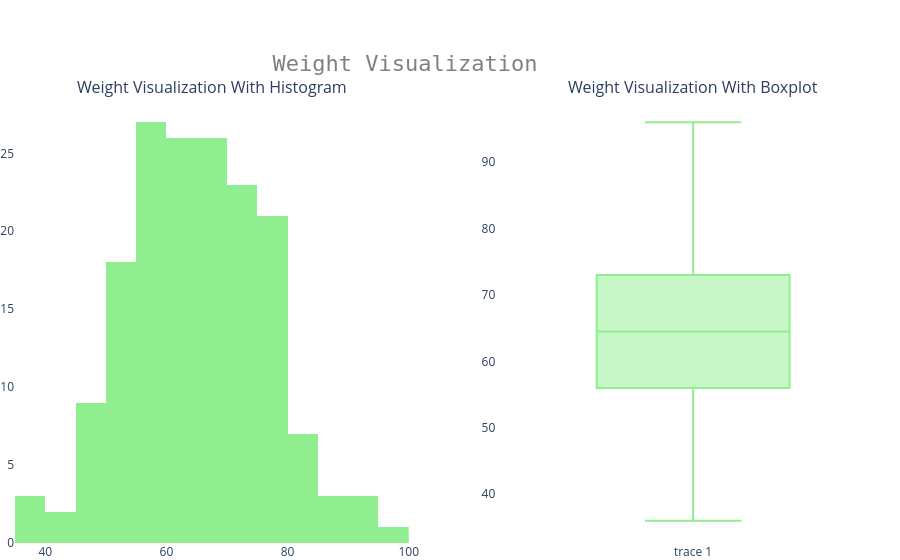

Notebook code for this chart:
### Code cell
fig = make_subplots(rows=1,cols=2,subplot_titles=['Weight Visualization With Histogram','Weight Visualization With Boxplot'])

fig.add_traces(go.Histogram(x=df['weight_kg'],
                            xbins=dict(start=30,end=100),
                            marker=dict(color='lightgreen')),1,1)

fig.add_traces(go.Box(y=df['weight_kg'],marker=dict(color='lightgreen')),1,2)

fig.update_layout(margin={'b':0,'l':0,'r':0,'t':100},
                  paper_bgcolor='rgb(428,428,455)',
                  plot_bgcolor='rgb(428,428,455)',
                  title_text='Weight Visualization',
                  title={'font':{
                             'family':'monospace',
                             'size':22,
                             'color': 'grey'
                         },
                        'x':0.45,'y':0.9},
                 showlegend=False)

fig.show()

### Figure 1 — Plotly figure (JSON) as saved in the notebook; plotly's stock layout.template omitted (floating-point values rounded to 4 significant figures; data arrays with more than 128 entries replaced by an {"elided": "..."} marker saying what was removed)
{"data": [{"marker": {"color": "lightgreen"}, "type": "histogram", "x": {"elided": "169 float values"}, "xaxis": "x", "xbins": {"end": 100, "start": 30}, "yaxis": "y"}, {"marker": {"color": "lightgreen"}, "type": "box", "xaxis": "x2", "y": {"elided": "169 float values"}, "yaxis": "y2"}], "layout": {"annotations": [{"font": {"size": 16}, "showarrow": false, "text": "Weight Visualization With Histogram", "x": 0.225, "xanchor": "center", "xref": "paper", "y": 1, "yanchor": "bottom", "yref": "paper"}, {"font": {"size": 16}, "showarrow": false, "text": "Weight Visualization With Boxplot", "x": 0.775, "xanchor": "center", "xref": "paper", "y": 1, "yanchor": "bottom", "yref": "paper"}], "margin": {"b": 0, "l": 0, "r": 0, "t": 100}, "paper_bgcolor": "rgb(428,428,455)", "plot_bgcolor": "rgb(428,428,455)", "showlegend": false, "title": {"font": {"color": "grey", "family": "monospace", "size": 22}, "text": "Weight Visualization", "x": 0.45, "y": 0.9}, "xaxis": {"anchor": "y", "domain": [0, 0.45]}, "xaxis2": {"anchor": "y2", "domain": [0.55, 1]}, "yaxis": {"anchor": "x", "domain": [0, 1]}, "yaxis2": {"anchor": "x2", "domain": [0, 1]}}}
